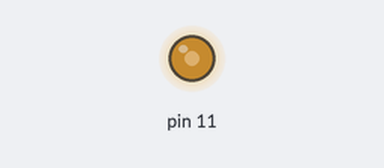
The sketch below on a simulated Arduino Uno, built with avr-gcc and run on an emulated ATmega328P. Parts: output pins drawn as LEDs (lit = HIGH).

Above: at 0.1 s.
Timing chart, 0 to 1.6 s (numbered marks = the images above):
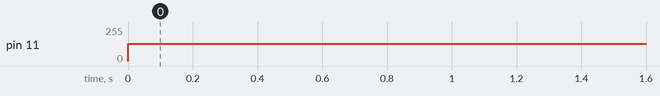

The sketch:

PWM_2.ino
```cpp
//--------------------------------------------------------------
// Pulse Width Modulation
//
// CBP 20-09-17
//
// Student Release
//
// -------------------------------------------------------------

int duty_cycle;

void setup() {
  // put your setup code here, to run once:
  pinMode(11,OUTPUT);
  duty_cycle = 128;
}

void loop() {
  // put your main code here, to run repeatedly:
  analogWrite(11,duty_cycle);
}
```

Measured:
- by itself, pin 11: 0/255 → 128/255 at 0.00 s
